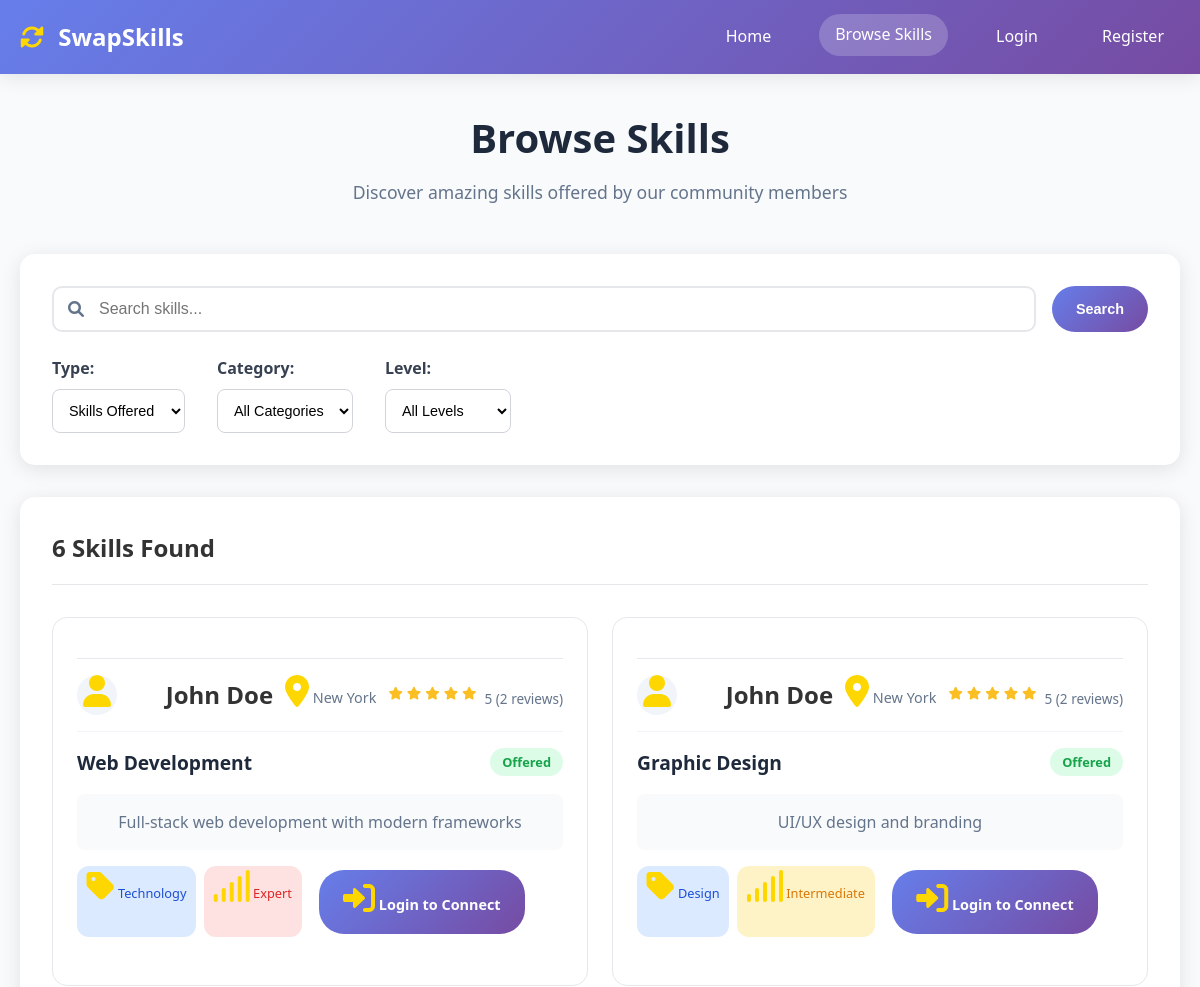
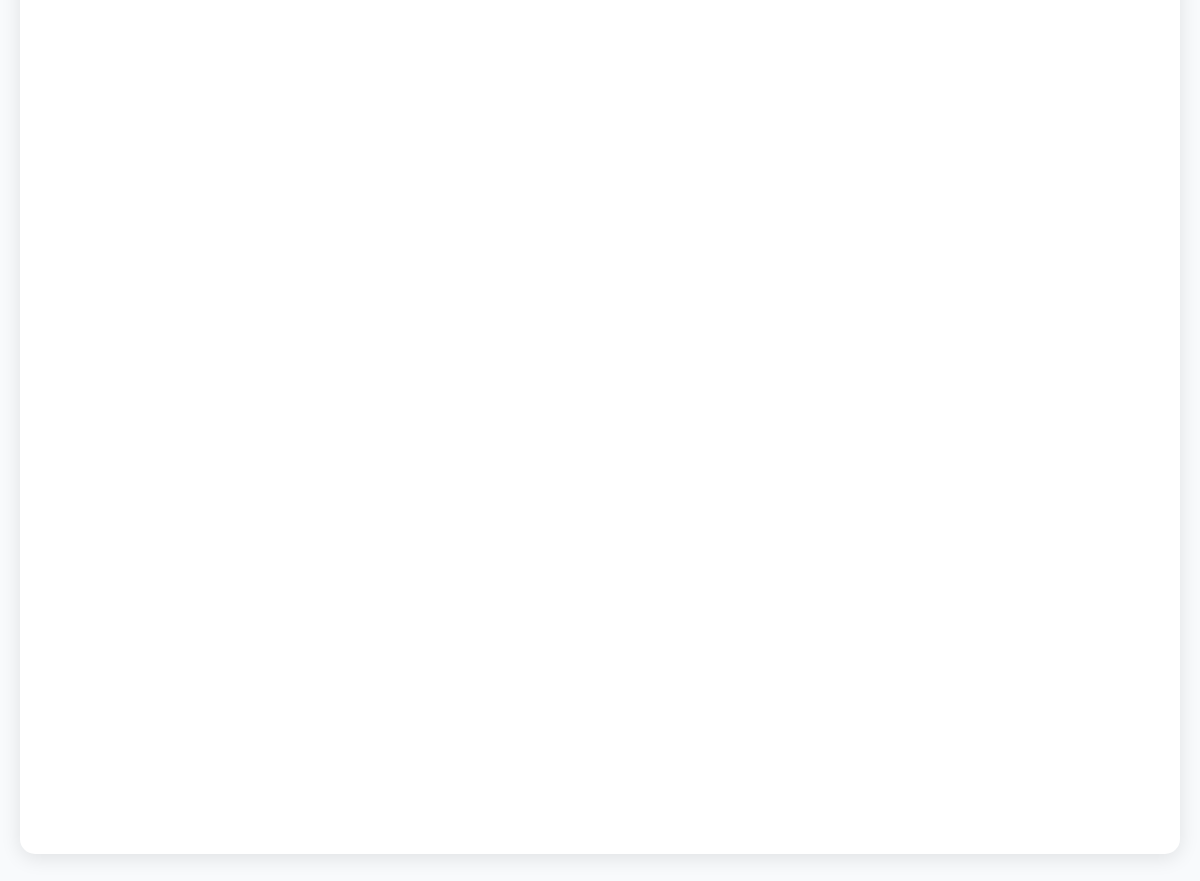
Screenshot of /browse.php with the database file from the repository (2 pictures, top to bottom).
### tables this page shows
CREATE TABLE `skills` (
  `id` int(11) NOT NULL,
  `user_id` int(11) NOT NULL,
  `name` varchar(100) NOT NULL,
  `description` text DEFAULT NULL,
  `category` varchar(50) DEFAULT NULL,
  `level` enum('beginner','intermediate','expert') DEFAULT 'beginner',
  `is_offered` tinyint(1) DEFAULT 1,
  `created_at` timestamp NOT NULL DEFAULT current_timestamp()
);

CREATE TABLE `users` (
  `id` int(11) NOT NULL,
  `username` varchar(50) NOT NULL,
  `email` varchar(100) NOT NULL,
  `password` varchar(255) NOT NULL,
  `first_name` varchar(50) DEFAULT NULL,
  `last_name` varchar(50) DEFAULT NULL,
  `profile_image` varchar(255) DEFAULT NULL,
  `location` varchar(100) DEFAULT NULL,
  `availability` text DEFAULT NULL,
  `bio` text DEFAULT NULL,
  `is_public` tinyint(1) DEFAULT 1,
  `is_admin` tinyint(1) DEFAULT 0,
  `is_banned` tinyint(1) DEFAULT 0,
  `last_login` timestamp NULL DEFAULT NULL,
  `created_at` timestamp NOT NULL DEFAULT current_timestamp(),
  `updated_at` timestamp NOT NULL DEFAULT current_timestamp() ON UPDATE current_timestamp()
);

### config.php (called while the page is built, shortened)
<?php
function getDBConnection() {
    try {
        $pdo = new PDO("mysql:host=".DB_HOST.";dbname=".DB_NAME, DB_USER, DB_PASS);
        $pdo->setAttribute(PDO::ATTR_ERRMODE, PDO::ERRMODE_EXCEPTION);
        return $pdo;
    } catch(PDOException $e) {
        die("Connection failed: " . $e->getMessage());
    }
}
function isLoggedIn() {
    return isset($_SESSION['user_id']);
}
function getCurrentUser() {
    if (!isLoggedIn()) {
        return null;
    }
    $pdo = getDBConnection();
    $stmt = $pdo->prepare("SELECT * FROM users WHERE id = ?");
    $stmt->execute([$_SESSION['user_id']]);
    return $stmt->fetch(PDO::FETCH_ASSOC);
}
?>

### browse.php (the view, shortened to what this page needs)
<?php
require_once 'config.php';
$user = getCurrentUser();
$pdo = getDBConnection();
$search = isset($_GET['search']) ? sanitizeInput($_GET['search']) : '';
$type = isset($_GET['type']) ? sanitizeInput($_GET['type']) : 'offered';
$whereConditions = ["s.is_offered = " . ($type === 'offered' ? '1' : '0')];
$params = [];
$whereClause = implode(' AND ', $whereConditions);
$stmt = $pdo->prepare("
    SELECT s.*, u.first_name, u.last_name, u.location, u.profile_image,
           AVG(r.rating) as avg_rating, COUNT(r.rating) as total_ratings
    FROM skills s
    JOIN users u ON s.user_id = u.id
    LEFT JOIN reviews r ON u.id = r.reviewee_id
    WHERE $whereClause
    GROUP BY s.id, u.id
    ORDER BY s.created_at DESC
");
$stmt->execute($params);
$skills = $stmt->fetchAll(PDO::FETCH_ASSOC);
?>
<!DOCTYPE html>
<html lang="en">
<head>
    <link rel="stylesheet" href="css/style.css">
    <link href="https://cdnjs.cloudflare.com/ajax/libs/font-awesome/6.0.0/css/all.min.css" rel="stylesheet">
</head>
<body>
    <nav class="navbar">
        <div class="nav-container">
            <div class="nav-logo">
                <h2><i class="fa-solid fa-rotate"></i> SwapSkills</h2>
            </div>
            <div class="nav-menu">
                <?php if ($user): ?>
                    <a href="dashboard.php" class="nav-link">Dashboard</a>
                    <a href="browse.php" class="nav-link active">Browse Skills</a>
                    <a href="requests.php" class="nav-link">My Requests</a>
                    <a href="chat.php" class="nav-link">
                        Chat
                    </a>
                    <a href="profile.php" class="nav-link">Profile</a>
                    <a href="logout.php" class="nav-link">Logout</a>
                <?php else: ?>
                    <a href="index.php" class="nav-link">Home</a>
                    <a href="browse.php" class="nav-link active">Browse Skills</a>
                    <a href="login.php" class="nav-link">Login</a>
                    <a href="register.php" class="nav-link">Register</a>
                <?php endif; ?>
            </div>
        </div>
    </nav>
    <div class="browse-container">
        <div class="browse-header">
            <h1>Browse Skills</h1>
            <p>Discover amazing skills offered by our community members</p>
        </div>
        <div class="search-filters">
            <form method="GET" class="search-form">
                <div class="search-row">
                    <div class="search-input-group">
                        <i class="fas fa-search"></i>
                        <input type="text" name="search" placeholder="Search skills..."
                               value="<?php echo htmlspecialchars($search); ?>">
                    </div>
                    <button type="submit" class="btn btn-primary">Search</button>
                </div>
                <div class="filters-row">
                    <div class="filter-group">
                        <label>Type:</label>
                        <select name="type" onchange="this.form.submit()">
                            <option value="offered" <?php echo $type === 'offered' ? 'selected' : ''; ?>>Skills Offered</option>
                        </select>
                    </div>
                    <div class="filter-group">
                        <label>Category:</label>
                        <select name="category" onchange="this.form.submit()">
                            <option value="">All Categories</option>
                        </select>
                    </div>
                    <div class="filter-group">
                        <label>Level:</label>
                        <select name="level" onchange="this.form.submit()">
                            <option value="">All Levels</option>
                        </select>
                    </div>
                </div>
            </form>
        </div>
        <div class="browse-results">
            <div class="results-header">
                <h2>
                    <?php echo count($skills); ?> Skills Found
                </h2>
            </div>
            <?php if (empty($skills)): ?>
                <div class="empty-state">
                    <i class="fas fa-search"></i>
                    <h3>No Skills Found</h3>
                    <p>Try adjusting your search criteria or check back later for new skills.</p>
                    <?php if (!$user): ?>
                        <a href="register.php" class="btn btn-primary">Join SwapSkills</a>
                    <?php endif; ?>
                </div>
            <?php else: ?>
                <div class="skills-grid">
                    <?php foreach ($skills as $skill): ?>
                        <div class="skill-card">
                            <div class="skill-user">
                                <div class="user-avatar">
                                    <?php if ($skill['profile_image']): ?>
                                        <img src="<?php echo htmlspecialchars($skill['profile_image']); ?>"
                                             alt="<?php echo htmlspecialchars($skill['first_name']); ?>">
                                    <?php else: ?>
                                        <i class="fas fa-user"></i>
                                    <?php endif; ?>
                                </div>
                                <div class="user-info">
                                    <h2><?php echo htmlspecialchars($skill['first_name'] . ' ' . $skill['last_name']); ?></h2>
                                    <?php if ($skill['location']): ?>
                                        <p><i class="fas fa-map-marker-alt"></i> <?php echo htmlspecialchars($skill['location']); ?></p>
                                    <?php endif; ?>
                                    <?php if ($skill['total_ratings'] > 0): ?>
                                        <div class="user-rating">
                                            <div class="rating-display">
                                                <?php
                                                $avgRating = round($skill['avg_rating'], 1);
                                                for ($i = 1; $i <= 5; $i++): ?>
                                                    <i class="fas fa-star <?php echo ($i <= $avgRating) ? 'filled' : 'empty'; ?>"></i>
                                                <?php endfor; ?>
                                            </div>
                                            <span class="rating-text"><?php echo $avgRating; ?> (<?php echo $skill['total_ratings']; ?> reviews)</span>
                                        </div>
                                    <?php else: ?>
                                        <div class="user-rating">
                                            <span class="rating-text">No ratings yet</span>
                                        </div>
                                    <?php endif; ?>
                                </div>
                            </div>
                            <div class="skill-content">
                                <div class="skill-header">
                                    <h3><?php echo htmlspecialchars($skill['name']); ?></h3>
                                    <span class="skill-type <?php echo $skill['is_offered'] ? 'offered' : 'wanted'; ?>">
                                        <?php echo $skill['is_offered'] ? 'Offered' : 'Wanted'; ?>
                                    </span>
                                </div>
                                <p class="skill-description"><?php echo htmlspecialchars($skill['description']); ?></p>
                                <div class="skill-meta">
                                    <span class="category">
                                        <i class="fas fa-tag"></i>
                                        <?php echo htmlspecialchars($skill['category']); ?>
                                    </span>
                                    <span class="level level-<?php echo $skill['level']; ?>">
                                        <i class="fas fa-signal"></i>
                                        <?php echo ucfirst($skill['level']); ?>
                                    </span>
                                    <span>
                                        <?php if ($user): ?>
                                            <a href="send-request.php?skill_id=<?php echo $skill['id']; ?>" class="btn btn-primary">
                                                <i class="fas fa-paper-plane"></i>
                                                Send Request
                                            </a>
                                        <?php else: ?>
                                            <a href="login.php" class="btn btn-primary">
                                                <i class="fas fa-sign-in-alt"></i>
                                                Login to Connect
                                            </a>
                                        <?php endif; ?>
                                    </span>
                                </div>
                            </div>
                        </div>
                    <?php endforeach; ?>
                </div>
            <?php endif; ?>
        </div>
    </div>
</body>
</html>

### rows the page displays
skills: user.last_name "John Doe", user.location "New York", avgRating "5", total_ratings "2", name "Web Development", is_offered "Offered", description "Full-stack web development with modern frameworks", category "Technology", level "Expert"
skills: user.last_name "John Doe", user.location "New York", avgRating "5", total_ratings "2", name "Graphic Design", is_offered "Offered", description "UI/UX design and branding", category "Design", level "Intermediate"

### other values shown
count($skills) "6"
